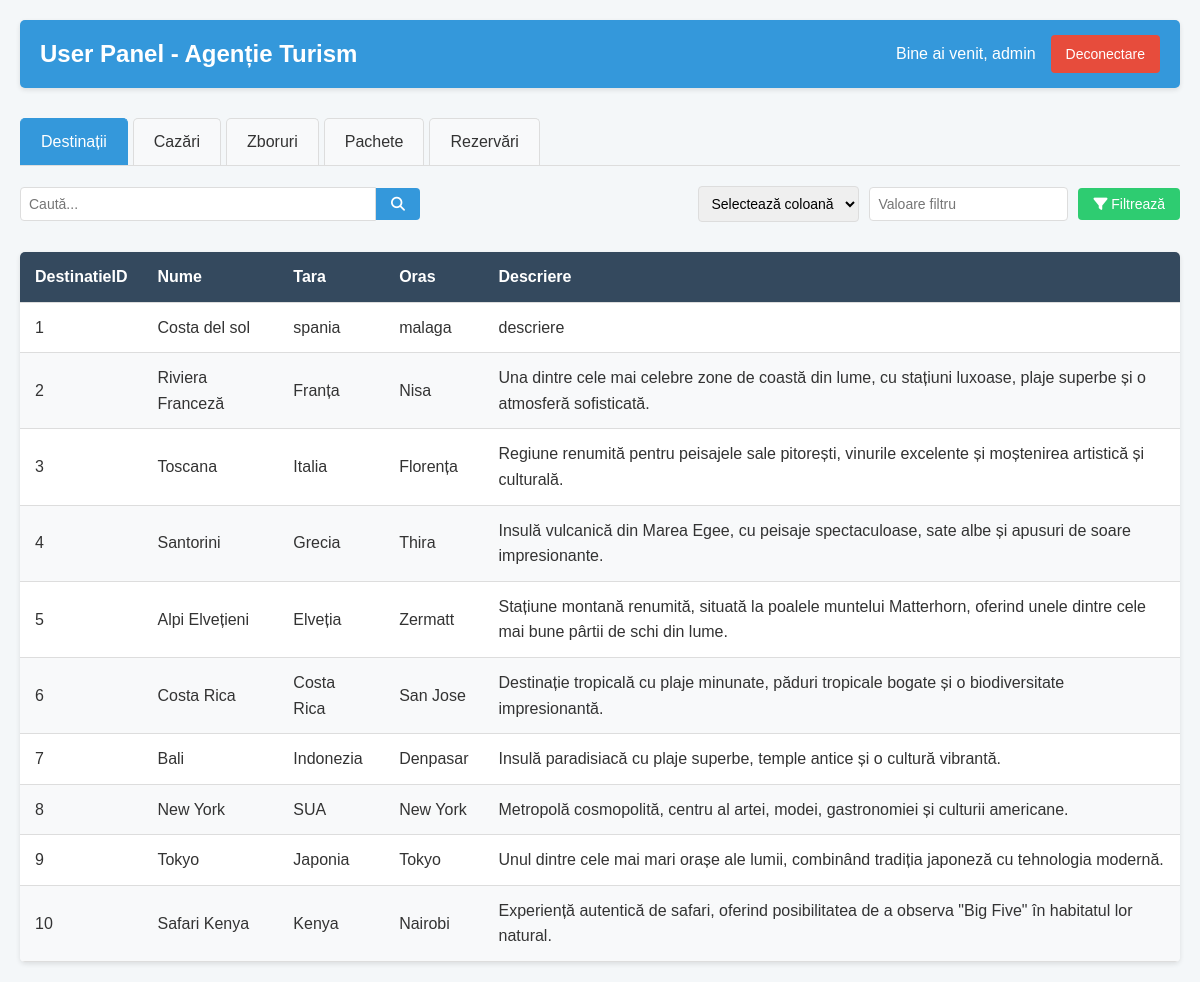
/user.php (signed in), run on the app's committed database.
### tables this page shows
CREATE TABLE `Destinatii` (
  `DestinatieID` bigint unsigned NOT NULL AUTO_INCREMENT,
  `Nume` varchar(100) NOT NULL,
  `Tara` varchar(50) NOT NULL,
  `Oras` varchar(50) NOT NULL,
  `Descriere` text,
  PRIMARY KEY (`DestinatieID`)
);

### user.php (the view, shortened to what this page needs)
<?php
$currentTable = isset($_GET['table']) ? $_GET['table'] : 'Destinatii';
$dbConnection = new DataBase();
$con = $dbConnection->getConexiune();
function getTableData($con, $tableName, $searchTerm = '', $filterColumn = '', $filterValue = '') {
    $data = [];
    $columns = [];
    $columnsQuery = "SHOW COLUMNS FROM $tableName";
    $columnsResult = $con->query($columnsQuery);
    if ($columnsResult) {
        while ($column = $columnsResult->fetch_assoc()) {
            $columns[] = $column['Field'];
        }
        $query = "SELECT * FROM $tableName";
        $result = $con->query($query);
        if ($result) {
            while ($row = $result->fetch_assoc()) {
                $data[] = $row;
            }
        }
    }
    return ['columns' => $columns, 'data' => $data];
}
$searchTerm = isset($_GET['search']) ? $_GET['search'] : '';
$filterColumn = isset($_GET['filter_column']) ? $_GET['filter_column'] : '';
$filterValue = isset($_GET['filter_value']) ? $_GET['filter_value'] : '';
$tableData = getTableData($con, $currentTable, $searchTerm, $filterColumn, $filterValue);
$columns = $tableData['columns'];
$data = $tableData['data'];
?>
<!DOCTYPE html>
<html lang="ro">
<head>
    <link rel="stylesheet" href="https://cdnjs.cloudflare.com/ajax/libs/font-awesome/6.4.0/css/all.min.css">
</head>
<body>
    <div class="container">
        <header>
            <h1>User Panel - Agenție Turism</h1>
            <div class="user-info">
                <span>Bine ai venit, <?php echo htmlspecialchars($_SESSION['username']); ?></span>
                <a href="logout.php" class="logout-btn">Deconectare</a>
            </div>
        </header>
        <div class="tabs">
            <a href="user.php?table=Destinatii" class="tab <?php echo $currentTable === 'Destinatii' ? 'active' : ''; ?>">Destinații</a>
            <a href="user.php?table=Cazari" class="tab <?php echo $currentTable === 'Cazari' ? 'active' : ''; ?>">Cazări</a>
            <a href="user.php?table=Zboruri" class="tab <?php echo $currentTable === 'Zboruri' ? 'active' : ''; ?>">Zboruri</a>
            <a href="user.php?table=Pachete" class="tab <?php echo $currentTable === 'Pachete' ? 'active' : ''; ?>">Pachete</a>
            <a href="user.php?table=Rezervari" class="tab <?php echo $currentTable === 'Rezervari' ? 'active' : ''; ?>">Rezervări</a>
        </div>
        <div class="search-filter-container">
            <form action="user.php" method="get" class="search-container">
                <input type="text" name="search" placeholder="Caută..." value="<?php echo htmlspecialchars($searchTerm); ?>">
                <button type="submit" class="search-btn"><i class="fas fa-search"></i></button>
            </form>
            <form action="user.php" method="get" class="filter-container">
                <select name="filter_column">
                    <option value="">Selectează coloană</option>
                </select>
                <input type="text" name="filter_value" placeholder="Valoare filtru" value="<?php echo htmlspecialchars($filterValue); ?>">
                <button type="submit" class="filter-btn"><i class="fas fa-filter"></i> Filtrează</button>
            </form>
        </div>
        <table>
            <thead>
                <tr>
                    <?php foreach ($columns as $column): ?>
                        <th><?php echo $column; ?></th>
                    <?php endforeach; ?>
                </tr>
            </thead>
            <tbody>
                <?php if (empty($data)): ?>
                    <tr>
                        <td colspan="<?php echo count($columns); ?>" class="no-data">Nu există date disponibile.</td>
                    </tr>
                <?php else: ?>
                    <?php foreach ($data as $row): ?>
                        <tr>
                            <?php foreach ($columns as $column): ?>
                                <td><?php echo htmlspecialchars($row[$column]); ?></td>
                            <?php endforeach; ?>
                        </tr>
                    <?php endforeach; ?>
                <?php endif; ?>
            </tbody>
        </table>
    </div>
</body>
</html>

### user.php (style rules this page uses)
body { font-family: 'Arial', sans-serif; line-height: 1.6; margin: 0; padding: 0; background-color: #f4f7f9; color: #333; }
.container { max-width: 1200px; margin: 0 auto; padding: 20px; }
header { background-color: #3498db; color: white; padding: 15px 20px; display: flex; justify-content: space-between; align-items: center; margin-bottom: 30px; border-radius: 5px; box-shadow: 0 2px 5px rgba(0,0,0,0.1); }
h1 { margin: 0; font-size: 24px; }
.user-info { display: flex; align-items: center; }
.user-info span { margin-right: 15px; }
.logout-btn { background-color: #e74c3c; color: white; border: none; padding: 8px 15px; border-radius: 4px; cursor: pointer; font-size: 14px; transition: background-color 0.3s; text-decoration: none; }
.tabs { display: flex; margin-bottom: 20px; border-bottom: 1px solid #ddd; overflow-x: auto; }
.tab { padding: 10px 20px; background-color: #f8f9fa; border: 1px solid #ddd; border-bottom: none; border-radius: 5px 5px 0 0; margin-right: 5px; cursor: pointer; transition: background-color 0.3s; white-space: nowrap; text-decoration: none; color: #333; }
.tab.active { background-color: #3498db; color: white; border-color: #3498db; }
.search-filter-container { display: flex; justify-content: space-between; margin-bottom: 20px; flex-wrap: wrap; }
.search-container { display: flex; align-items: center; width: 100%; max-width: 400px; margin-bottom: 10px; }
.search-container input { flex-grow: 1; padding: 8px; border: 1px solid #ddd; border-radius: 4px 0 0 4px; font-size: 14px; }
.search-btn { background-color: #3498db; color: white; border: none; padding: 8px 15px; border-radius: 0 4px 4px 0; cursor: pointer; font-size: 14px; }
.filter-container { display: flex; align-items: center; margin-bottom: 10px; }
.filter-container select, .filter-container input { padding: 8px; border: 1px solid #ddd; border-radius: 4px; margin-right: 10px; font-size: 14px; }
.filter-btn { background-color: #2ecc71; color: white; border: none; padding: 8px 15px; border-radius: 4px; cursor: pointer; font-size: 14px; }
table { width: 100%; border-collapse: collapse; margin-top: 20px; background-color: white; border-radius: 5px; overflow: hidden; box-shadow: 0 2px 5px rgba(0,0,0,0.1); }
th, td { padding: 12px 15px; text-align: left; border-bottom: 1px solid #ddd; }
th { background-color: #34495e; color: white; font-weight: bold; }
tr:nth-child(even) { background-color: #f8f9fa; }

### data on the page
destinatii: DestinatieID "1", Nume "Costa del sol", Tara "spania", Oras "malaga", Descriere "descriere"
destinatii: DestinatieID "2", Nume "Riviera Franceză", Tara "Franța", Oras "Nisa", Descriere "Una dintre cele mai celebre zone de coastă din lume, cu stațiuni luxoase, plaje superbe și o atmosferă sofisticată."
destinatii: DestinatieID "3", Nume "Toscana", Tara "Italia", Oras "Florența", Descriere "Regiune renumită pentru peisajele sale pitorești, vinurile excelente și moștenirea artistică și culturală."
destinatii: DestinatieID "4", Nume "Santorini", Tara "Grecia", Oras "Thira", Descriere "Insulă vulcanică din Marea Egee, cu peisaje spectaculoase, sate albe și apusuri de soare impresionante."
destinatii: DestinatieID "5", Nume "Alpi Elvețieni", Tara "Elveția", Oras "Zermatt", Descriere "Stațiune montană renumită, situată la poalele muntelui Matterhorn, oferind unele dintre cele mai bune pârtii de schi din lume."
destinatii: DestinatieID "6", Nume "Costa Rica", Tara "Costa Rica", Oras "San Jose", Descriere "Destinație tropicală cu plaje minunate, păduri tropicale bogate și o biodiversitate impresionantă."
destinatii: DestinatieID "7", Nume "Bali", Tara "Indonezia", Oras "Denpasar", Descriere "Insulă paradisiacă cu plaje superbe, temple antice și o cultură vibrantă."
destinatii: DestinatieID "8", Nume "New York", Tara "SUA", Oras "New York", Descriere "Metropolă cosmopolită, centru al artei, modei, gastronomiei și culturii americane."
destinatii: DestinatieID "9", Nume "Tokyo", Tara "Japonia", Oras "Tokyo", Descriere "Unul dintre cele mai mari orașe ale lumii, combinând tradiția japoneză cu tehnologia modernă."
destinatii: DestinatieID "10", Nume "Safari Kenya", Tara "Kenya", Oras "Nairobi", Descriere "Experiență autentică de safari, oferind posibilitatea de a observa \"Big Five\" în habitatul lor natural."

### other printed values
$_SESSION['username'] "admin"
$column "DestinatieID"
$column "Nume"
$column "Tara"
$column "Oras"
$column "Descriere"
